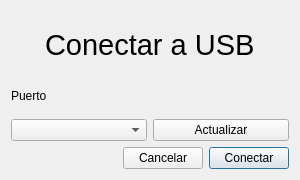
<?xml version="1.0" encoding="UTF-8"?>
<ui version="4.0">
 <class>DialogConectarUSB</class>
 <widget class="QDialog" name="DialogConectarUSB">
  <property name="windowModality">
   <enum>Qt::WindowModal</enum>
  </property>
  <property name="geometry">
   <rect>
    <x>0</x>
    <y>0</y>
    <width>300</width>
    <height>180</height>
   </rect>
  </property>
  <property name="minimumSize">
   <size>
    <width>300</width>
    <height>180</height>
   </size>
  </property>
  <property name="maximumSize">
   <size>
    <width>300</width>
    <height>180</height>
   </size>
  </property>
  <property name="windowTitle">
   <string>Conectar</string>
  </property>
  <layout class="QVBoxLayout" name="verticalLayout">
   <item>
    <spacer name="verticalSpacer">
     <property name="orientation">
      <enum>Qt::Vertical</enum>
     </property>
     <property name="sizeType">
      <enum>QSizePolicy::Fixed</enum>
     </property>
     <property name="sizeHint" stdset="0">
      <size>
       <width>20</width>
       <height>5</height>
      </size>
     </property>
    </spacer>
   </item>
   <item>
    <layout class="QHBoxLayout" name="horizontalLayout_2">
     <item>
      <spacer name="horizontalSpacer_2">
       <property name="orientation">
        <enum>Qt::Horizontal</enum>
       </property>
       <property name="sizeHint" stdset="0">
        <size>
         <width>40</width>
         <height>20</height>
        </size>
       </property>
      </spacer>
     </item>
     <item>
      <widget class="QLabel" name="label">
       <property name="font">
        <font>
         <pointsize>22</pointsize>
        </font>
       </property>
       <property name="text">
        <string>Conectar a USB</string>
       </property>
      </widget>
     </item>
     <item>
      <spacer name="horizontalSpacer_3">
       <property name="orientation">
        <enum>Qt::Horizontal</enum>
       </property>
       <property name="sizeHint" stdset="0">
        <size>
         <width>40</width>
         <height>20</height>
        </size>
       </property>
      </spacer>
     </item>
    </layout>
   </item>
   <item>
    <layout class="QHBoxLayout" name="horizontalLayout_3">
     <item>
      <layout class="QVBoxLayout" name="verticalLayout_2">
       <item>
        <widget class="QLabel" name="label_2">
         <property name="text">
          <string>Puerto</string>
         </property>
        </widget>
       </item>
       <item>
        <widget class="QComboBox" name="comboBoxPuertos">
         <property name="sizePolicy">
          <sizepolicy hsizetype="Preferred" vsizetype="Fixed">
           <horstretch>1</horstretch>
           <verstretch>0</verstretch>
          </sizepolicy>
         </property>
        </widget>
       </item>
      </layout>
     </item>
     <item>
      <layout class="QVBoxLayout" name="verticalLayout_3">
       <item>
        <spacer name="verticalSpacer_2">
         <property name="orientation">
          <enum>Qt::Vertical</enum>
         </property>
         <property name="sizeType">
          <enum>QSizePolicy::Ignored</enum>
         </property>
         <property name="sizeHint" stdset="0">
          <size>
           <width>20</width>
           <height>40</height>
          </size>
         </property>
        </spacer>
       </item>
       <item>
        <widget class="QPushButton" name="pushButtonActualizarPuertos">
         <property name="text">
          <string>Actualizar</string>
         </property>
        </widget>
       </item>
      </layout>
     </item>
    </layout>
   </item>
   <item>
    <layout class="QHBoxLayout" name="horizontalLayout">
     <item>
      <spacer name="horizontalSpacer">
       <property name="orientation">
        <enum>Qt::Horizontal</enum>
       </property>
       <property name="sizeHint" stdset="0">
        <size>
         <width>40</width>
         <height>20</height>
        </size>
       </property>
      </spacer>
     </item>
     <item>
      <widget class="QPushButton" name="pushButtonCancelar">
       <property name="text">
        <string>Cancelar</string>
       </property>
      </widget>
     </item>
     <item>
      <widget class="QPushButton" name="pushButtonConectar">
       <property name="text">
        <string>Conectar</string>
       </property>
       <property name="default">
        <bool>true</bool>
       </property>
      </widget>
     </item>
    </layout>
   </item>
  </layout>
 </widget>
 <resources/>
 <connections/>
</ui>
